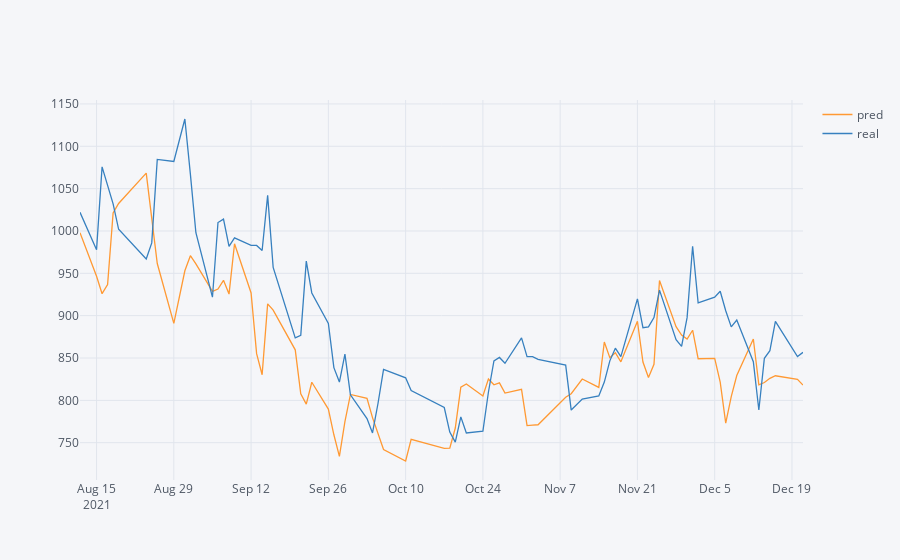

Write notebook code for a chart like this one.
### Markdown cell above
# Predict Trend

### Code cell
test=pd.DataFrame()
test["pred"]=ss.inverse_transform(testPredict.flatten())
test["real"]=ss.inverse_transform(testX[:,:,0])
test["date"]=X_test.index[:-5]
test.iplot(kind="line", x="date")
